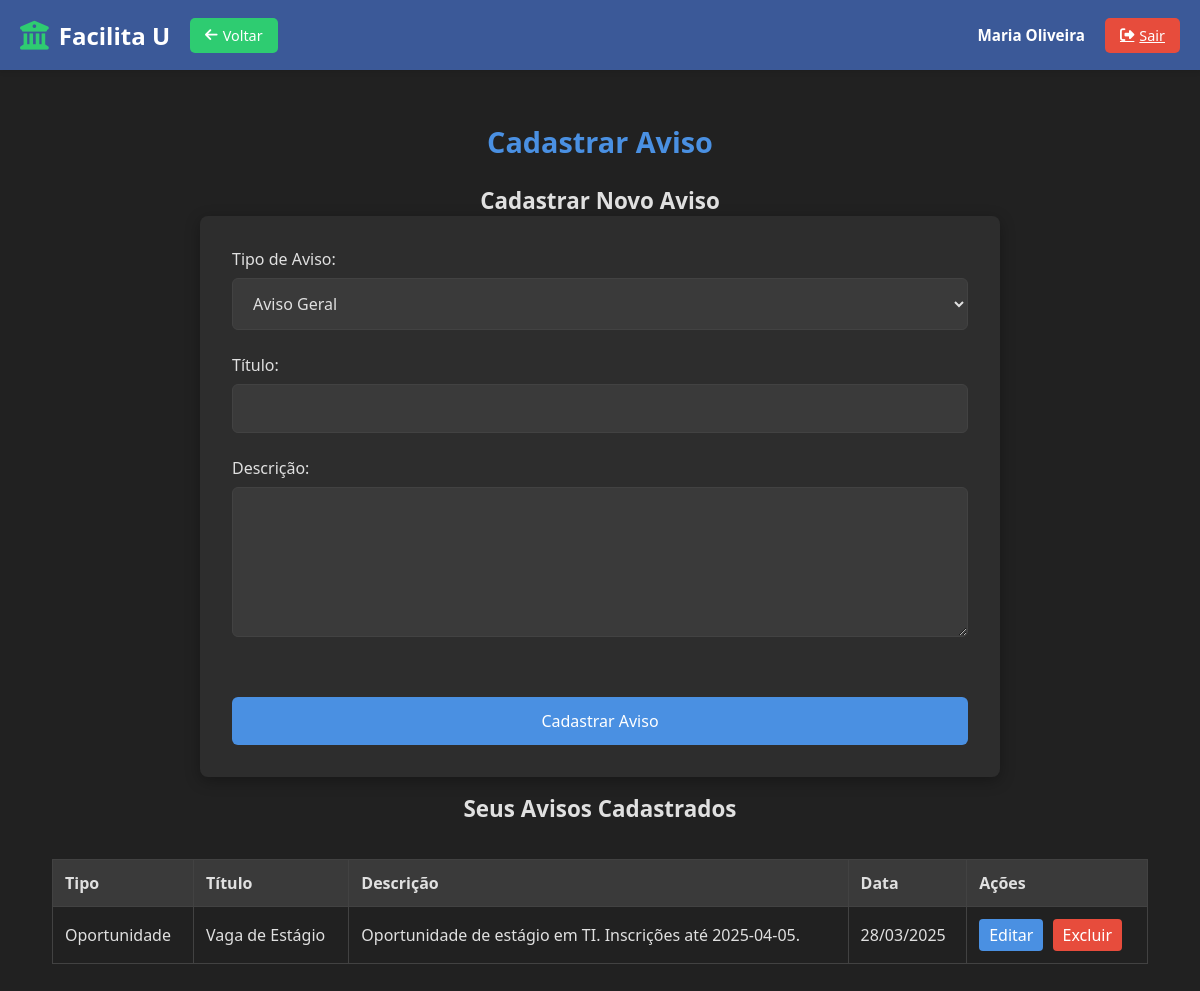
Page /Código/FacilitaU_proj/cadastrar_aviso.php (signed in) on the committed database.
### tables this page shows
CREATE TABLE Avisos (
    aviso_id INT AUTO_INCREMENT PRIMARY KEY COMMENT 'Identificador único do aviso',
    usuario_id INT NOT NULL COMMENT 'ID do usuário que criou o aviso (referência à tabela Usuarios)',
    tipo_aviso ENUM('aviso', 'oportunidade') DEFAULT 'aviso' COMMENT 'Tipo de publicação (aviso geral ou oportunidade)',
    titulo VARCHAR(100) NOT NULL COMMENT 'Título do aviso',
    descricao TEXT COMMENT 'Descrição detalhada do aviso',
    data_publicacao DATE NOT NULL COMMENT 'Data de publicação do aviso',
    FOREIGN KEY (usuario_id) REFERENCES Usuarios(usuario_id) ON DELETE CASCADE
)COMMENT 'Tabela de avisos e oportunidades acadêmicas';

### Código/FacilitaU_proj/cadastrar_aviso.php (the view, shortened to what this page needs)
<?php
include 'config.php';
include 'header.php';
$usuario_id = $_SESSION['usuario_id'];
$editar_id = null;
$editar_dados = null;
$sql = "SELECT * FROM Avisos WHERE usuario_id = ? ORDER BY data_publicacao DESC";
$stmt = $conn->prepare($sql);
$stmt->bind_param("i", $usuario_id);
$stmt->execute();
$result = $stmt->get_result();
?>
<link rel="stylesheet" href="CSS/cadastrar_avisos.css">
<link rel="stylesheet" href="CSS/editarCadastroPC.css">
<h2>Cadastrar Aviso</h2>
<h3><?php echo isset($editar_id) ? "Editar Aviso" : "Cadastrar Novo Aviso"; ?></h3>
<form method="POST" action="cadastrar_aviso.php">
    <label for="tipo_aviso">Tipo de Aviso:</label>
    <select name="tipo_aviso" id="tipo_aviso" required>
        <option value="aviso" <?php echo (isset($editar_dados) && $editar_dados['tipo_aviso'] == 'aviso') ? 'selected' : ''; ?>>Aviso Geral</option>
    </select>
    <label for="titulo">Título:</label>
    <input type="text" name="titulo" id="titulo"
           value="<?php echo isset($editar_dados) ? htmlspecialchars($editar_dados['titulo']) : ''; ?>" required>
    <label for="descricao">Descrição:</label>
    <textarea name="descricao" id="descricao" required><?php echo isset($editar_dados) ? htmlspecialchars($editar_dados['descricao']) : ''; ?></textarea>
    <div class="button-group">
        <button type="submit"><?php echo isset($editar_id) ? "Atualizar" : "Cadastrar Aviso"; ?></button>
    </div>
</form>
<h3>Seus Avisos Cadastrados</h3>
<?php
if ($result->num_rows > 0) {
    echo "<div class='avisos-container'>";
    echo "<table>";
    echo "<thead><tr><th>Tipo</th><th>Título</th><th>Descrição</th><th>Data</th><th>Ações</th></tr></thead>";
    echo "<tbody>";
    while ($row = $result->fetch_assoc()) {
        echo "<tr>";
        echo "<td>" . ($row['tipo_aviso'] == 'aviso' ? 'Aviso Geral' : 'Oportunidade') . "</td>";
        echo "<td>" . htmlspecialchars($row['titulo']) . "</td>";
        echo "<td>" . htmlspecialchars(substr($row['descricao'], 0, 100)) . (strlen($row['descricao']) > 100 ? '...' : '') . "</td>";
        echo "<td>" . date('d/m/Y', strtotime($row['data_publicacao'])) . "</td>";
        echo "<td class='actions'>";
        echo "<a href='cadastrar_aviso.php?editar=" . $row['aviso_id'] . "' class='edit-btn'>Editar</a> ";
        echo "<a href='cadastrar_aviso.php?excluir=" . $row['aviso_id'] . "' class='delete-btn' onclick='return confirm(\"Tem certeza que deseja excluir este aviso?\")'>Excluir</a>";
        echo "</td>";
        echo "</tr>";
    }
    echo "</tbody>";
    echo "</table>";
    echo "</div>";
} else {
    echo "<p>Nenhum aviso cadastrado.</p>";
}
?>
</body>
</html>

### Código/FacilitaU_proj/CSS/header.css (style rules this page uses)
:root { --primary-color: #3b5998; --secondary-color: #2ecc71; --text-light: #fff; --text-dark: #333; --header-height: 70px; --danger-color: #e74c3c; }

### Código/FacilitaU_proj/CSS/cadastrar_avisos.css (style rules this page uses)
:root { --bg-primary: #212121; --bg-secondary: #2d2d2d; --bg-tertiary: #3a3a3a; --text-primary: #e0e0e0; --text-secondary: #cccccc; --accent-color: #4a90e2; --success-color: #2ecc71; --error-color: #e74c3c; --border-color: #424242; }
* { margin: 0; padding: 0; box-sizing: border-box; font-family: "Segoe UI", Tahoma, Geneva, Verdana, sans-serif; }
body { background-color: var(--bg-primary); color: var(--text-primary); min-height: 100vh; padding: 2rem; transition: background-color 0.4s ease, color 0.4s ease; }
h2 { color: var(--accent-color); margin-bottom: 1.5rem; font-size: 1.8rem; text-align: center; transition: color 0.3s ease; }
form { max-width: 800px; margin: 0 auto; background-color: var(--bg-secondary); padding: 2rem; border-radius: 8px; box-shadow: 0 4px 15px rgba(0, 0, 0, 0.3); transition: background-color 0.4s ease; }
label { display: block; margin-bottom: 0.5rem; color: var(--text-primary); font-weight: 500; }
select, input, textarea { width: 100%; padding: 0.8rem 1rem; margin-bottom: 1.5rem; background-color: var(--bg-tertiary); border: 1px solid var(--border-color); border-radius: 6px; color: var(--text-primary); font-size: 1rem; transition: border-color 0.3s ease, box-shadow 0.3s ease, background-color 0.3s ease; }
textarea { min-height: 150px; resize: vertical; }
button[type="submit"] { background-color: var(--accent-color); color: white; border: none; padding: 0.8rem 1.5rem; border-radius: 6px; font-size: 1rem; font-weight: 500; cursor: pointer; transition: background-color 0.3s ease; width: 100%; margin-top: 1rem; }

### Código/FacilitaU_proj/CSS/editarCadastroPC.css (style rules this page uses)
.avisos-container { margin-top: 20px; overflow-x: auto; }
table { width: 100%; border-collapse: collapse; margin-top: 15px; }
table, th, td { border: 1px solid var(--border-color); }
th, td { padding: 12px; text-align: left; }
th { background-color: var(--bg-tertiary); color: var(--text-primary); }
.actions { white-space: nowrap; }
.edit-btn { background-color: var(--accent-color); color: white; padding: 5px 10px; text-decoration: none; border-radius: 4px; margin-right: 5px; display: inline-block; }
.delete-btn { background-color: var(--error-color); color: white; padding: 5px 10px; text-decoration: none; border-radius: 4px; display: inline-block; }
.button-group { display: flex; gap: 15px; align-items: center; margin-top: 15px; }
h3 { font-size: 1.4rem; text-align: center; margin-top: 1rem; }

### rows in the picture
avisos: tipo_aviso "Oportunidade", titulo "Vaga de Estágio", descricao "Oportunidade de estágio em TI. Inscrições até 2025-04-05.", data_publicacao "28/03/2025"

### other values in the picture
$_SESSION['nome'] "Maria Oliveira"
